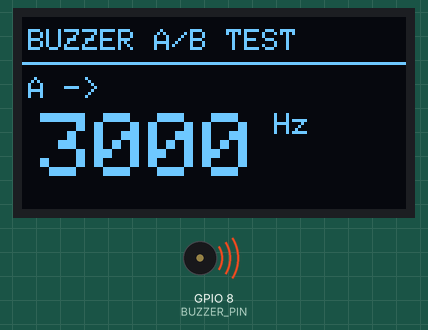
Simulated run of this sketch. Board: ESP32. Parts: 128×64 one-colour display, buzzer (waves = sounding). What the sketch prints to the serial monitor is not drawn.

Above: at 0.1 s.
At 2.4 s:
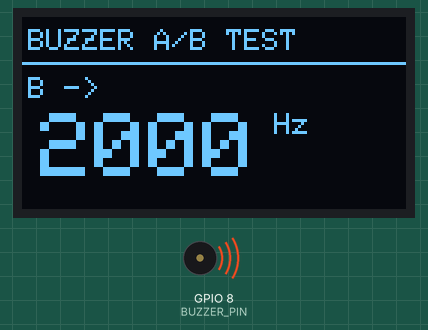
At 4.44 s:
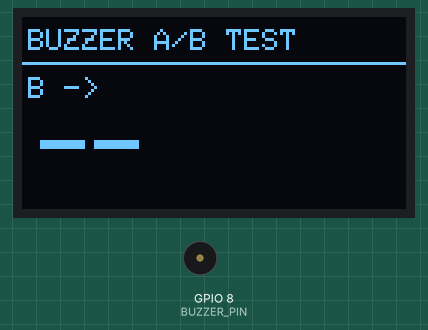
Timing chart, 0 to 39.8 s (numbered marks = the images above):
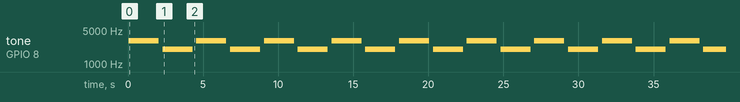

The sketch:

00i_buzzer_ab.ino
```cpp
/*
 * M0i - Buzzer A/B: 3000 Hz vs 2000 Hz.
 *
 * Back-to-back comparison at a fixed pitch each, with a short gap between so
 * the two are easy to tell apart.  Loudness is much easier to judge by direct
 * comparison than in isolation, which is why this alternates rather than
 * sweeping.
 *
 * Buzzer on D9 and the - rail.  Current pitch is shown large on the OLED.
 */

#include <Wire.h>
#include <Adafruit_GFX.h>
#include <Adafruit_SSD1306.h>

static const int BUZZER_PIN = D9;
static const int LEDC_CH    = 0;

static const int FREQ_A = 3000;
static const int FREQ_B = 2000;
static const unsigned long TONE_MS = 2000;
static const unsigned long GAP_MS  = 200;

Adafruit_SSD1306 display(128, 64, &Wire, -1);
static bool haveDisplay = false;

static void show(int hz, const __FlashStringHelper *tag) {
  if (!haveDisplay) return;
  display.clearDisplay();
  display.setTextColor(SSD1306_WHITE);
  display.setTextSize(1);
  display.setCursor(2, 4);
  display.print(F("BUZZER A/B TEST"));
  display.drawFastHLine(0, 15, 128, SSD1306_WHITE);

  display.setTextSize(1);
  display.setCursor(2, 20);
  display.print(tag);

  display.setTextSize(3);
  display.setCursor(6, 32);
  if (hz) { display.print(hz); display.setTextSize(1); display.print(F(" Hz")); }
  else    { display.print(F("--")); }
  display.display();
}

void setup() {
  Serial.begin(115200);
  Wire.begin();
  haveDisplay = display.begin(SSD1306_SWITCHCAPVCC, 0x3C);
  ledcSetup(LEDC_CH, 1000, 8);
  ledcAttachPin(BUZZER_PIN, LEDC_CH);
  Serial.println();
  Serial.println(F("##### M0i - A/B: 3000 Hz vs 2000 Hz #####"));
}

static void play(int hz, const __FlashStringHelper *tag) {
  Serial.print(F("playing "));
  Serial.print(hz);
  Serial.println(F(" Hz"));
  show(hz, tag);
  ledcWriteTone(LEDC_CH, hz);
  delay(TONE_MS);
  ledcWriteTone(LEDC_CH, 0);
  show(0, tag);
  delay(GAP_MS);
}

void loop() {
  play(FREQ_A, F("A ->"));
  play(FREQ_B, F("B ->"));
}
```

Measured:
- by itself, tone on GPIO 8 (BUZZER_PIN): repeats every 4.5 s: silent 0.25 s, 2000 Hz 2.0 s, silent 0.25 s, 3000 Hz 2.0 s
- what the display in image 1 shows lasts 2.0 s, from 2.3 s to 4.3 s
